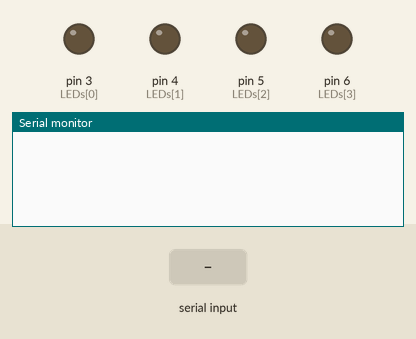
Simulated run of this sketch. Board: Arduino Uno, built with avr-gcc and run on an emulated ATmega328P. Shown: output pins drawn as LEDs (lit = HIGH), the last lines printed to the serial monitor. The test bench sets the inputs (shaded band).

Above: at 1.2 s.
1.3 s: "F\n" received over the second serial link
At 1.8 s:
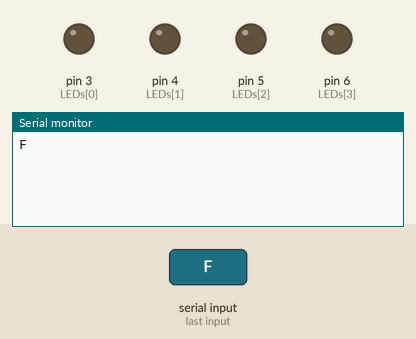
2.8 s: "B\n" received over the second serial link
At 4.0 s:
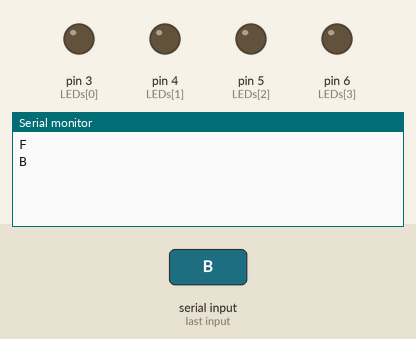
4.3 s: "L\n" received over the second serial link
At 5.3 s:
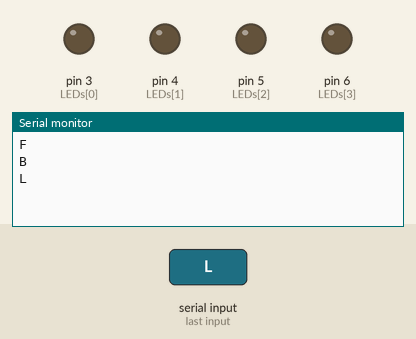
5.8 s: "R\n" received over the second serial link
At 6.4 s:
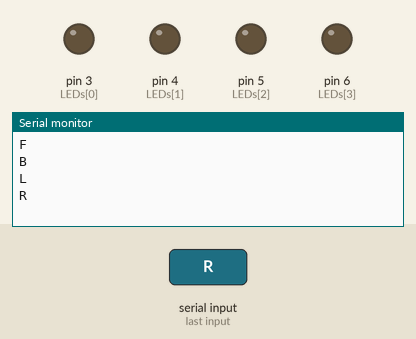
7.3 s: "1\n" received over the second serial link
At 8.8 s:
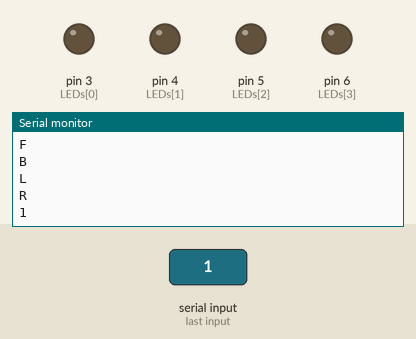

The sketch:

bluetooth_test.ino
```cpp
//char BTdata;
#include <SoftwareSerial.h>
SoftwareSerial Bluetooth(2, 3);  // RX, TX   (arduino's pin 2 is RX & pin 3 is TX)

// IF THIS CODE WORKS change above (2,3) to (2,13) because adafruit shield uses pin 3 but not pin 2

int LEDs[4] ={3,4,5,6};

void setup(){
    Serial.begin(9600); // for serial monitor
    Bluetooth.begin(9600); // for bluetooth
    pinMode(LEDs[0],OUTPUT);
	pinMode(LEDs[1],OUTPUT);
	pinMode(LEDs[2],OUTPUT);
	pinMode(LEDs[3],OUTPUT);
}


void loop(){
    if(Bluetooth.available()>0){

        char data=Bluetooth.read();

        Serial.print(data);
        Serial.print("\n");

        switch (data){

            case 'F':
                digitalWrite(LEDs[0],HIGH);
                break;
            case 'B':
                digitalWrite(LEDs[1],HIGH);
                break;
            case 'L':
                digitalWrite(LEDs[2],HIGH);
                break;
            case 'R':
                digitalWrite(LEDs[3],HIGH);
                break;
            default:
                // if bluetooth gets data but unexpected one turn all LEDS for indication
                digitalWrite(LEDs[0],HIGH);
                digitalWrite(LEDs[1],HIGH);
                digitalWrite(LEDs[2],HIGH);
                digitalWrite(LEDs[3],HIGH);
                break;
        }
    }else {
        digitalWrite(LEDs[0],LOW);
        digitalWrite(LEDs[1],LOW);
        digitalWrite(LEDs[2],LOW);
        digitalWrite(LEDs[3],LOW);
    }

}
```

Measured:
- after the input at 1.3 s, the serial monitor: prints a new line at once (image 1)
- after the input at 2.8 s, the serial monitor: prints a new line at once (image 2)
- after the input at 4.3 s, the serial monitor: prints a new line at once (image 3)
- after the input at 5.8 s, the serial monitor: prints a new line at once (image 4)
- after the input at 7.3 s, the serial monitor: prints a new line at once (image 5)
